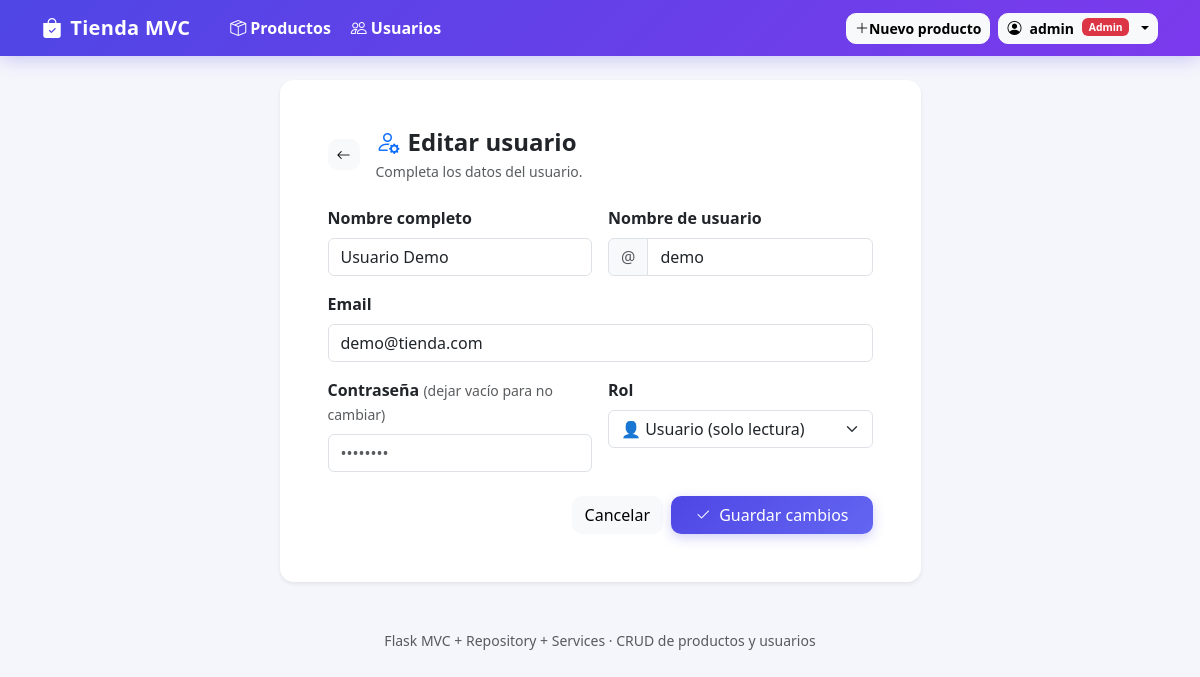
The app's page /users/2/edit (signed in) with its own data.
### app/models/user.py (models this page shows, shortened)
class User(UserMixin, db.Model):
    __tablename__ = "usuarios"
    id = db.Column(db.Integer, primary_key=True)
    nombre = db.Column(db.String(120), nullable=False)
    email = db.Column(db.String(120), nullable=False, unique=True)
    username = db.Column(db.String(80), nullable=False, unique=True)
    password_hash = db.Column(db.String(256), nullable=False)
    rol = db.Column(db.String(20), nullable=False, default=ROL_USUARIO)
    @property
    def is_admin(self) -> bool:
        return self.rol == ROL_ADMIN

### app/controllers/user_controller.py (the view, shortened to what this page needs)
@user_bp.route("/<int:user_id>/edit", methods=["GET", "POST"])
@login_required
@admin_required
def edit(user_id):
    user = service.get_user(user_id)
    if user is None:
        abort(404)
    return render_template("users/form.html", user=user, action="edit", user_id=user_id)

### app/__init__.py (called while the page is built)
@login_manager.user_loader
def load_user(user_id: int):
    from app.models.user import User
    return User.query.get(int(user_id))

### app/repository/user_repository.py (called while the page is built)
    def find_by_id(self, user_id: int):
        return User.query.get(user_id)

### app/services/user_service.py (called while the page is built)
    def get_user(self, user_id: int):
        return self.repository.find_by_id(user_id)

### app/templates/users/form.html (shortened to what this page needs)
{% extends "base.html" %}
{% block content %}
<div class="row justify-content-center">
  <div class="col-lg-7">
    <div class="card shadow-sm border-0">
      <div class="card-body p-4 p-md-5">
        <div class="d-flex align-items-center mb-4">
          <a href="{{ url_for('users.index') }}" class="btn btn-light btn-sm me-3">
            <i class="bi bi-arrow-left"></i>
          </a>
          <div>
            <h2 class="h4 fw-bold mb-1">
              {% if action == 'create' %}
                <i class="bi bi-person-plus text-primary me-2"></i>Nuevo usuario
              {% else %}
                <i class="bi bi-person-gear text-primary me-2"></i>Editar usuario
              {% endif %}
            </h2>
            <p class="text-muted small mb-0">Completa los datos del usuario.</p>
          </div>
        </div>
        <form method="POST"
              action="{% if action == 'create' %}{{ url_for('users.create') }}{% else %}{{ url_for('users.edit', user_id=user_id) }}{% endif %}"
              novalidate>
          <div class="row g-3">
            <div class="col-sm-6">
              <label for="nombre" class="form-label fw-semibold">Nombre completo</label>
              <input type="text" class="form-control" id="nombre" name="nombre"
                     value="{{ (user.nombre if user else '') or '' }}" required>
            </div>
            <div class="col-sm-6">
              <label for="username" class="form-label fw-semibold">Nombre de usuario</label>
              <div class="input-group">
                <span class="input-group-text text-muted">@</span>
                <input type="text" class="form-control" id="username" name="username"
                       value="{{ (user.username if user else '') or '' }}" required>
              </div>
            </div>
            <div class="col-12">
              <label for="email" class="form-label fw-semibold">Email</label>
              <input type="email" class="form-control" id="email" name="email"
                     value="{{ (user.email if user else '') or '' }}" required>
            </div>
            <div class="col-sm-6">
              <label for="password" class="form-label fw-semibold">
                Contraseña
                {% if action == 'edit' %}
                  <small class="text-muted fw-normal">(dejar vacío para no cambiar)</small>
                {% endif %}
              </label>
              <input type="password" class="form-control" id="password" name="password"
                     placeholder="{% if action == 'edit' %}••••••••{% endif %}">
            </div>
            <div class="col-sm-6">
              <label for="rol" class="form-label fw-semibold">Rol</label>
              <select class="form-select" id="rol" name="rol" required>
                <option value="usuario" {% if (user and user.rol == 'usuario') or not user %}selected{% endif %}>
                  👤 Usuario (solo lectura)
                </option>
              </select>
            </div>
          </div>
          <div class="d-flex justify-content-end gap-2 mt-4">
            <a href="{{ url_for('users.index') }}" class="btn btn-light">Cancelar</a>
            <button type="submit" class="btn btn-primary px-4">
              <i class="bi bi-check2 me-1"></i>
              {% if action == 'create' %}Crear usuario{% else %}Guardar cambios{% endif %}
            </button>
          </div>
        </form>
      </div>
    </div>
  </div>
</div>
{% endblock %}

### app/templates/base.html (shortened to what this page needs)
<!doctype html>
<html lang="es">
<head>
  <link href="https://cdn.jsdelivr.net/npm/bootstrap@5.3.3/dist/css/bootstrap.min.css" rel="stylesheet">
  <link href="https://cdn.jsdelivr.net/npm/bootstrap-icons@1.11.3/font/bootstrap-icons.css" rel="stylesheet">
  <link rel="stylesheet" href="{{ url_for('static', filename='css/style.css') }}">
</head>
<body>
  <nav class="navbar navbar-expand-lg sticky-top app-navbar">
    <div class="container">
      <a class="navbar-brand fw-bold" href="{{ url_for('products.index') }}">
        <i class="bi bi-bag-check-fill me-2"></i>Tienda MVC
      </a>
      {% if current_user.is_authenticated %}
      <div class="navbar-nav d-flex flex-row gap-1 ms-3">
        <a class="nav-link text-white px-2 fw-semibold" href="{{ url_for('products.index') }}">
          <i class="bi bi-box-seam me-1"></i>Productos
        </a>
        <a class="nav-link text-white px-2 fw-semibold" href="{{ url_for('users.index') }}">
          <i class="bi bi-people me-1"></i>Usuarios
        </a>
      </div>
      {% endif %}
      <div class="ms-auto d-flex align-items-center gap-2">
        {% if current_user.is_authenticated %}
          {% if current_user.is_admin %}
          <a href="{{ url_for('products.create') }}" class="btn btn-light btn-sm fw-semibold d-none d-md-inline-flex">
            <i class="bi bi-plus-lg"></i> Nuevo producto
          </a>
          {% endif %}
          <div class="dropdown">
            <button class="btn btn-light btn-sm fw-semibold dropdown-toggle d-flex align-items-center gap-2"
                    type="button" data-bs-toggle="dropdown">
              <i class="bi bi-person-circle"></i>
              {{ current_user.username }}
              {% if current_user.is_admin %}
                <span class="badge text-bg-danger" style="font-size:.65rem;">Admin</span>
              {% else %}
                <span class="badge text-bg-secondary" style="font-size:.65rem;">Usuario</span>
              {% endif %}
            </button>
          </div>
        {% endif %}
      </div>
    </div>
  </nav>
  <main class="container py-4">
    {% block content %}{% endblock %}
  </main>
  <footer class="text-center text-muted py-4 small">
    Flask MVC + Repository + Services &middot; CRUD de productos y usuarios
  </footer>
</body>
</html>

### app/static/css/style.css (style rules this page uses)
:root { --brand-1: #4f46e5; --brand-2: #7c3aed; --brand-3: #6366f1; --bg: #f5f6fb; }
body { background: var(--bg); font-family: 'Segoe UI', Roboto, system-ui, -apple-system, sans-serif; color: #1f2937; }
.app-navbar { background: linear-gradient(135deg, var(--brand-1), var(--brand-2)); box-shadow: 0 4px 18px rgba(79, 70, 229, 0.25); }
.app-navbar .navbar-brand { color: #fff !important; letter-spacing: 0.3px; }
.card { border-radius: 14px; }
.btn { border-radius: 10px; font-weight: 500; }
.btn-primary { background: linear-gradient(135deg, var(--brand-1), var(--brand-3)); border: none; box-shadow: 0 4px 12px rgba(79, 70, 229, 0.25); }

### records on screen
User: username "admin"
User: nombre "Usuario Demo", username "demo", email "demo@tienda.com", rol "👤 Usuario (solo lectura)"
